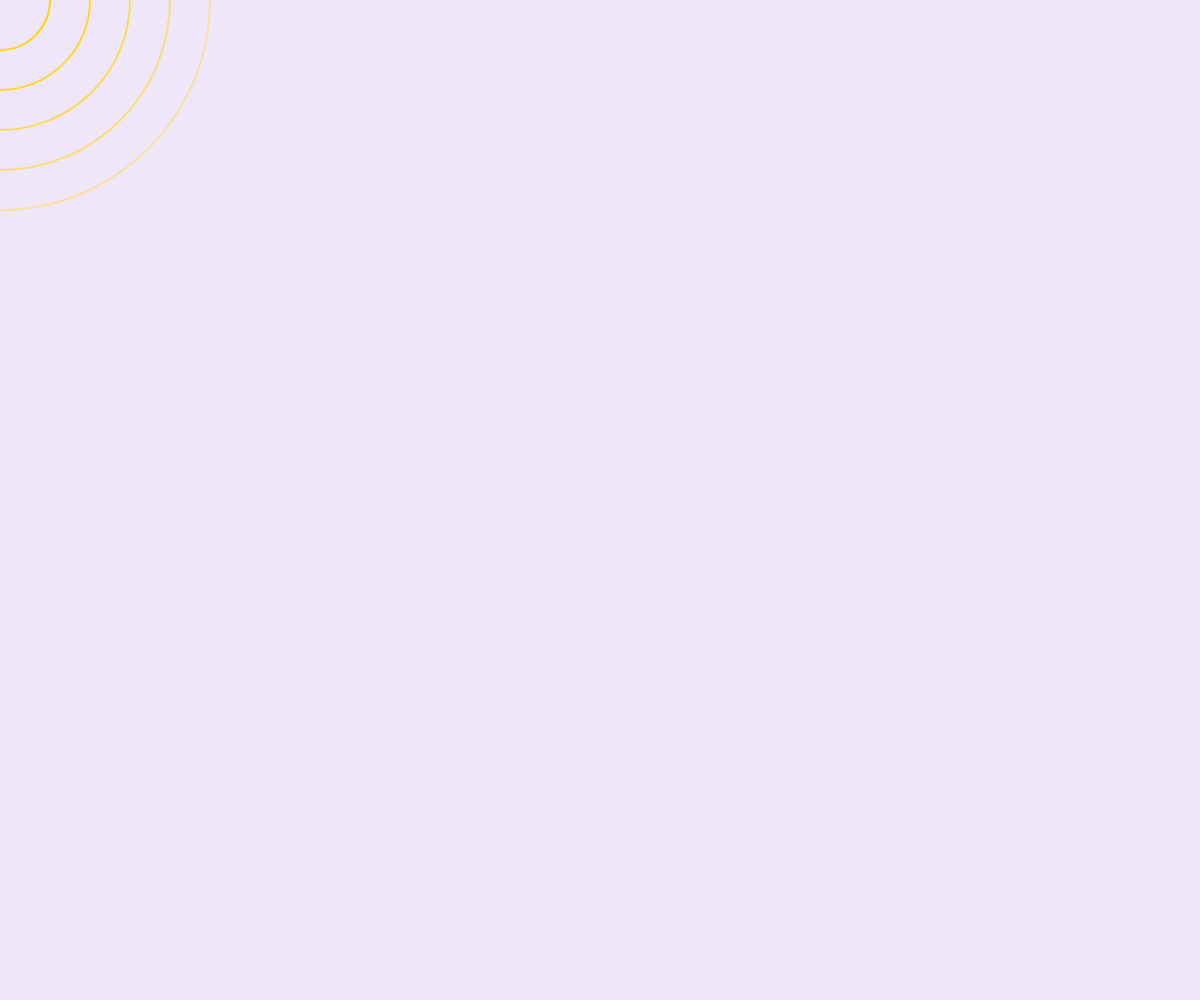
Frame 1 (no input)
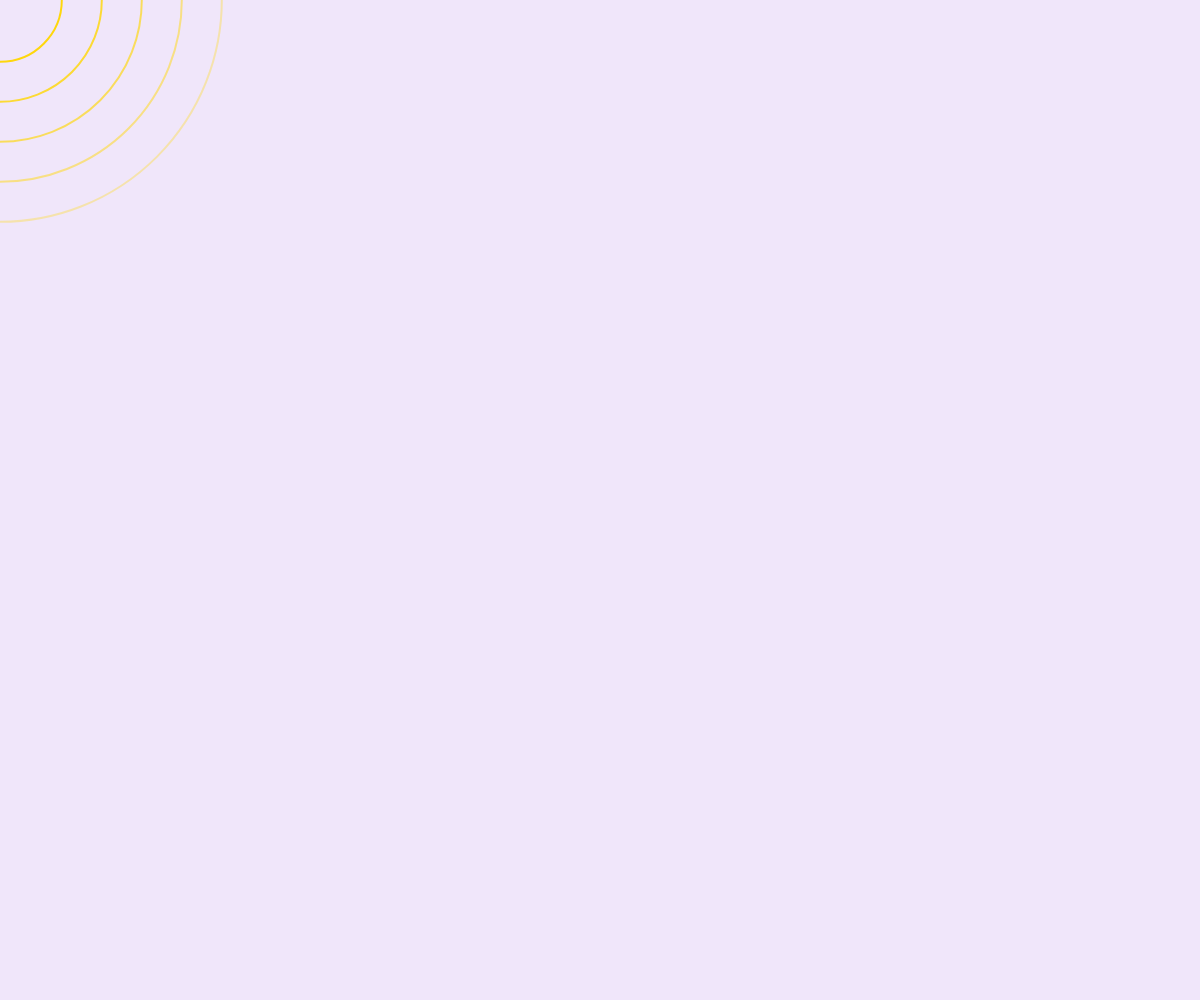
Frame 60 (no input)
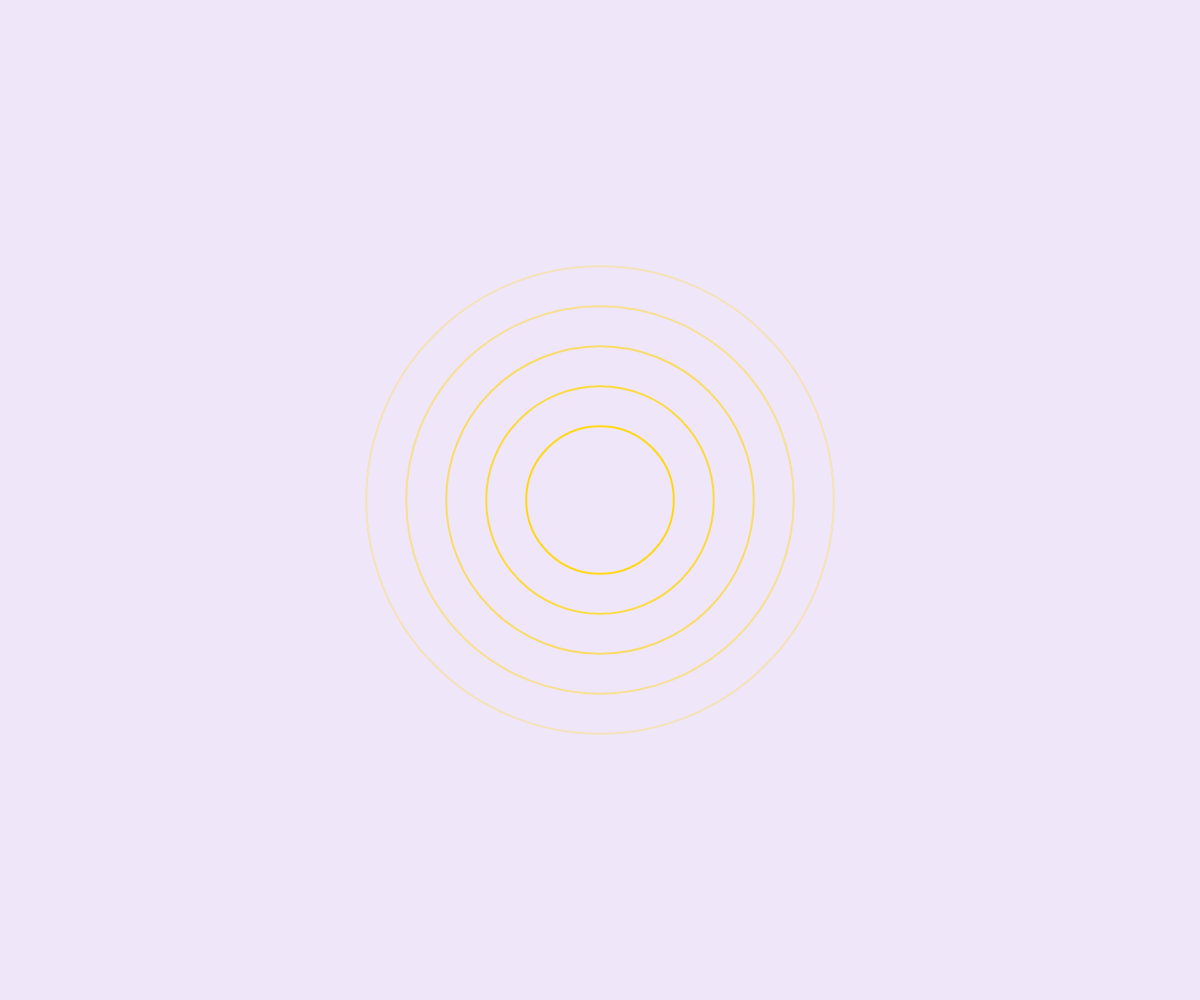
Frame 120 (the mouse pressed at the canvas centre since frame 60)

The p5.js sketch that drew these frames (run headless with seeded random() and noise() and a simulated clock; from frame 60 on, the mouse is pressed at the canvas centre):

// p5.js sketch
// ── sketch.js
let t = 0;

function setup() {
  createCanvas(windowWidth, windowHeight);
  noFill();
}

function draw() {
  background(240, 230, 250);
  let x = mouseX;
  let y = mouseY;

  for (let i = 0; i < 5; i++) {
    let radius = 50 + (t * 20 + i * 40) % 300;
    let alpha = map(radius, 50, 300, 255, 0);
    stroke(255, 215, 0, alpha);
    strokeWeight(2);
    ellipse(x, y, radius * 2, radius * 2);
  }

  t += 0.01;
}
